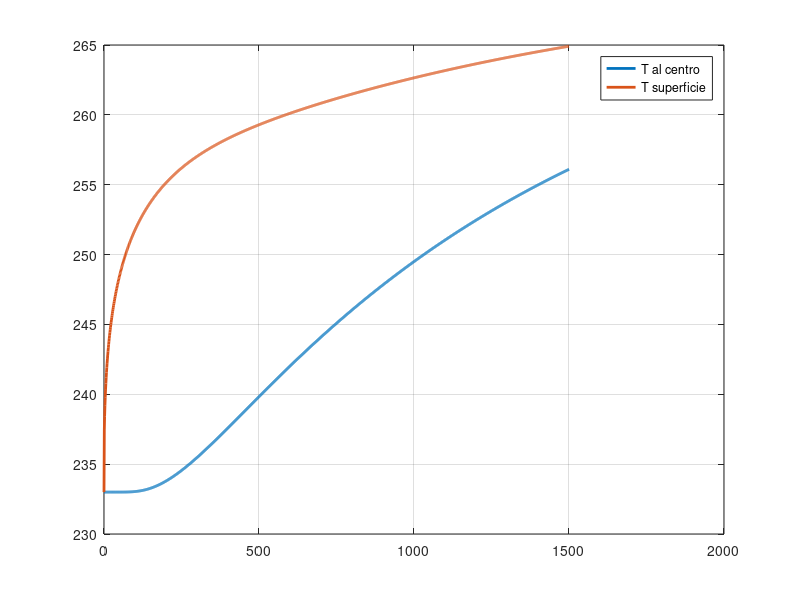

This chart was generated by the following MATLAB code:
% Esame del 26 febbraio 2024 - pomeriggio c EULERO ALL'INDIETRO
% Simone Canevarolo
% S269893
% 22 aprile 2024

clear all
close all
clc

alt = 30e-2; % m
raggio = 10e-2; % m
altcaduta = 7.5e3; % m

T0 = 233; % K
hamb = 100; % W/m^2/K
Tamb = 270; % K

uu = 5; % m/s
ro = 950; % kg/m^3

K = @(T) 4.5*(T/T0);
cpfunz = @(T) 670+1.2*(T-233);

dx = 5e-3;

xx = (0:dx:alt/2)';
Nx = length(xx);

dt = 1;
tmax = altcaduta/uu;
tt = (0:dt:tmax);
Nt = length(tt);

Tm = T0*ones(Nx,1);

kk = K(T0);
cp = cpfunz(T0);

Tcentro = T0*ones(Nt,1);
Tsuperficie = T0*ones(Nt,1);

for zz = 2:Nt

        kk = K(Tm);
        cp = cpfunz(Tm);

        aa = dt.*kk./ro./cp./dx^2; 

        sub_diag_1 = -aa;
        main_diag_1 = 1+2*aa;
        sup_diag_1 = sub_diag_1;

        Band = [sub_diag_1,main_diag_1,sup_diag_1];

        AA_1 = spdiags(Band,-1:1,Nx,Nx);

        AA_1(1,1) = +kk(end)/dx+hamb;
        AA_1(1,2) = -kk(end)/dx;

        AA_1(end,end-1) = -1;
        AA_1(end,end) = 1;

        BB = Tm;

        BB(1) = +hamb*Tamb;
        BB(end) = 0;

        TT = AA_1\BB;

        Tsuperficie(zz) = TT(1);
        Tcentro(zz) = TT(end);

        Tm = TT;

end

    figure(1)
    plot(tt,Tcentro,'LineWidth',2)
    hold on
    plot(tt,Tsuperficie,'LineWidth',2)
    legend('T al centro','T superficie')
    grid on
